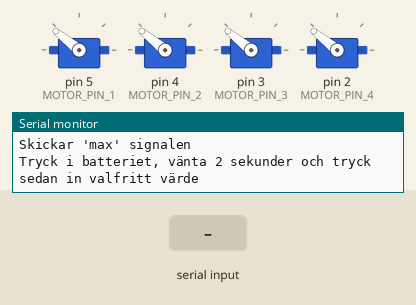
Recording of a sketch running on a simulated Arduino Uno, built with avr-gcc and run on an emulated ATmega328P. Parts: 4 × servo, the last lines printed to the serial monitor. Inputs (shaded band) come from the test bench.

Above: at 0.8 s.
0.9 s: "1" received over Serial
At 2.1 s:
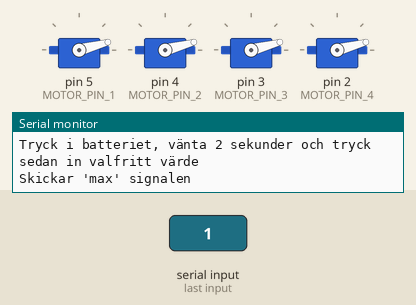
At 11.7 s:
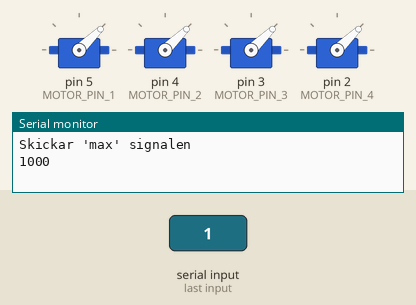
Timing chart, 0 to 13.4 s (numbered marks = the images above; inputs shaded):
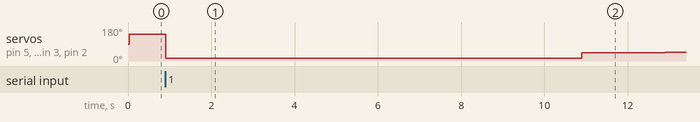

The sketch:

ESC_test.ino
```cpp
#include <Servo.h>

#define MAX_SIGNAL 2000
#define MIN_SIGNAL 700
#define MOTOR_PIN_1 5
#define MOTOR_PIN_2 4
#define MOTOR_PIN_3 3
#define MOTOR_PIN_4 2
int val = 1000;

Servo motor1;
Servo motor2;
Servo motor3;
Servo motor4;

void setup() {
  Serial.begin(9600);

  motor1.attach(MOTOR_PIN_1);
  motor2.attach(MOTOR_PIN_2);
 motor3.attach(MOTOR_PIN_3);
  motor4.attach(MOTOR_PIN_4);

  Serial.println("Skickar 'max' signalen");
  Serial.println("Tryck i batteriet, vänta 2 sekunder och tryck sedan in valfritt värde");
 motor1.writeMicroseconds(MAX_SIGNAL);
  motor2.writeMicroseconds(MAX_SIGNAL);
motor3.writeMicroseconds(MAX_SIGNAL);
  motor4.writeMicroseconds(MAX_SIGNAL);

  while (!Serial.available());
  Serial.read();

 Serial.println("Skickar 'max' signalen");
 motor1.writeMicroseconds(MIN_SIGNAL);
  motor2.writeMicroseconds(MIN_SIGNAL);
  motor3.writeMicroseconds(MIN_SIGNAL);
  motor4.writeMicroseconds(MIN_SIGNAL);
  delay(10000);
}

void loop() {
 motor1.writeMicroseconds(val);
motor2.writeMicroseconds(val);
  motor3.writeMicroseconds(val);
 motor4.writeMicroseconds(val);
  Serial.println(val);
  delay(1000);
  val += 10;
}
```

Measured:
- after the input at 0.9 s, servo on pin 5 (MOTOR_PIN_1), servo on pin 4 (MOTOR_PIN_2), servo on pin 3 (MOTOR_PIN_3), servo on pin 2 (MOTOR_PIN_4): 141° → 15° at once, → 44° 10.0 s later, → 45° 1.0 s later, → 46° 1.0 s later
